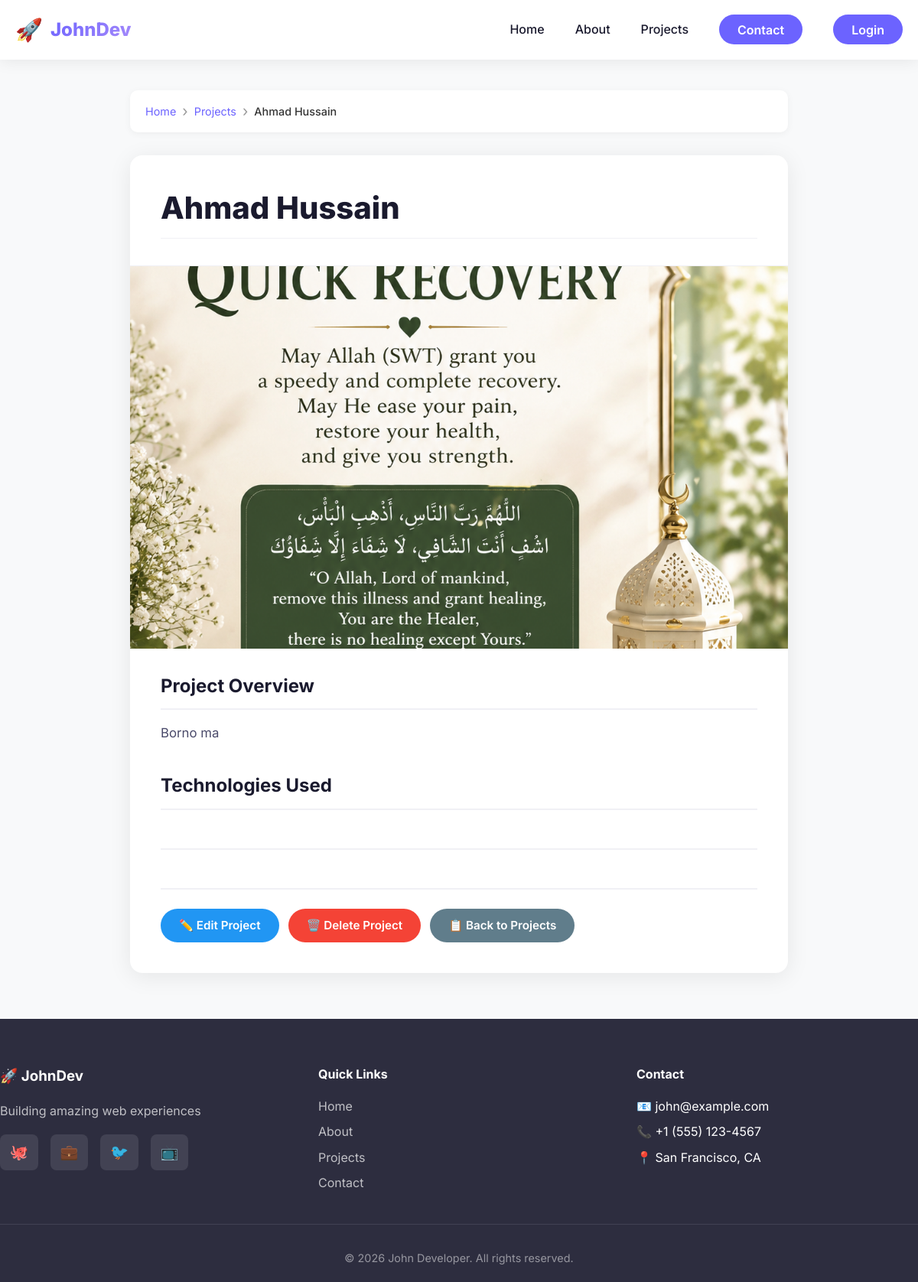
The app's page /project/3/ with its own data.
### portfoli/models.py (models this page shows, shortened)
class Project(models.Model):
    title = models.CharField(max_length=200)
    description = models.TextField()
    image = models.ImageField(upload_to='projects/') # Requires Pillow library: pip install Pillow
    technologies = models.CharField(max_length=255, help_text="Comma-separated list of technologies")
    live_url = models.URLField(blank=True, null=True)
    github_url = models.URLField(blank=True, null=True)

### portfoli/views.py (the view)
# urls.py: path('project/<int:pk>/', views.project_detail, name='project_detail'),
def project_detail(request, pk):
    project = get_object_or_404(Project, pk=pk)
    return render(request, 'project_detail.html', {'project': project})

### portfoli/templates/project_detail.html (shortened to what this page needs)
{% extends 'base.html' %}
{% load static %}
{% block content %}
<div class="project-detail-page">
    <div class="project-detail-container">
        <nav class="breadcrumb-nav" aria-label="Breadcrumb">
            <ol class="breadcrumb">
                <li><a href="{% url 'home' %}">Home</a></li>
                <li><a href="{% url 'project_list' %}">Projects</a></li>
                <li class="active">{{ project.title|truncatechars:30 }}</li>
            </ol>
        </nav>
        <div class="project-detail-card">
            <div class="project-detail-header">
                <h1 class="project-detail-title">{{ project.title }}</h1>
                <div class="project-meta-info">
                </div>
            </div>
            {% if project.image %}
                <div class="project-detail-image-wrapper">
                    <img src="{{ project.image.url }}" alt="{{ project.title }}" class="project-detail-image">
                </div>
            {% else %}
                <div class="project-detail-image-placeholder">
                    <span class="placeholder-icon">🖥️</span>
                    <p>{{ project.title }}</p>
                </div>
            {% endif %}
            <div class="project-detail-content">
                <div class="content-section">
                    <h2>Project Overview</h2>
                    <div class="project-description">
                        {{ project.description|linebreaks }}
                    </div>
                </div>
                {% if project.technologies %}
                    <div class="content-section">
                        <h2>Technologies Used</h2>
                    </div>
                {% endif %}
                <div class="project-links-section">
                </div>
                <div class="project-actions">
                    <a href="{% url 'project_update' pk=project.pk %}" class="action-btn edit">
                        ✏️ Edit Project
                    </a>
                    <a href="{% url 'project_delete' pk=project.pk %}" class="action-btn delete">
                        🗑️ Delete Project
                    </a>
                    <a href="{% url 'project_list' %}" class="action-btn back">
                        📋 Back to Projects
                    </a>
                </div>
            </div>
        </div>
    </div>
</div>
{% endblock %}

### static/css/style.css (style rules this page uses)
* { margin: 0; padding: 0; box-sizing: border-box; }
:root { --primary-color: #6C63FF; --primary-dark: #5A52D5; --secondary-color: #2D2D3F; --text-color: #1A1A2E; --text-light: #6B6B8A; --bg-light: #F8F9FE; --bg-white: #FFFFFF; --shadow: 0 10px 30px rgba(108, 99, 255, 0.1); --shadow-hover: 0 15px 40px rgba(108, 99, 255, 0.2); --border-radius: 16px; --transition: all 0.3s ease; }
body { font-family: 'Inter', -apple-system, BlinkMacSystemFont, sans-serif; line-height: 1.6; color: var(--text-color); background: var(--bg-light); }
.project-description { color: #6b6b8a; line-height: 1.6; margin-bottom: 15px; font-size: 0.95rem; }
.project-detail-page { padding: 40px 0 60px; background: #f8f9fa; min-height: 80vh; }
.project-detail-container { max-width: 900px; margin: 0 auto; padding: 0 20px; }
.breadcrumb-nav { margin-bottom: 30px; padding: 12px 20px; background: white; border-radius: 10px; box-shadow: 0 2px 10px rgba(0, 0, 0, 0.05); }
.breadcrumb { display: flex; list-style: none; margin: 0; padding: 0; flex-wrap: wrap; gap: 8px; font-size: 0.9rem; }
.breadcrumb li { display: flex; align-items: center; }
.breadcrumb li:not(:last-child)::after { content: '›'; margin-left: 8px; color: #999; font-size: 1.2rem; }
.breadcrumb a { color: #6C63FF; text-decoration: none; transition: color 0.3s ease; }
.breadcrumb .active { color: #333; font-weight: 500; }
.project-detail-card { background: white; border-radius: 16px; overflow: hidden; box-shadow: 0 5px 30px rgba(0, 0, 0, 0.08); animation: fadeInUp 0.5s ease-out; }
.project-detail-header { padding: 30px 40px 20px; border-bottom: 1px solid #f0f0f5; }
.project-detail-title { font-size: 2.5rem; font-weight: 800; color: #1a1a2e; margin: 0 0 15px 0; line-height: 1.2; }
.project-meta-info { display: flex; flex-wrap: wrap; gap: 20px; padding-top: 15px; border-top: 1px solid #f0f0f5; }
.project-detail-image-wrapper { position: relative; margin: 0; background: #f0f0f5; }
.project-detail-image { width: 100%; max-height: 500px; object-fit: cover; display: block; }
.project-detail-content { padding: 30px 40px 40px; }
.content-section { margin-bottom: 35px; }
.content-section h2 { font-size: 1.5rem; font-weight: 700; color: #1a1a2e; margin: 0 0 15px 0; padding-bottom: 10px; border-bottom: 2px solid #f0f0f5; }
.project-description { color: #4a4a6a; line-height: 1.8; font-size: 1.05rem; }
.project-description p { margin: 0 0 15px 0; }
.project-links-section { display: flex; flex-wrap: wrap; gap: 15px; margin-top: 20px; padding-top: 20px; border-top: 2px solid #f0f0f5; }
.project-actions { display: flex; flex-wrap: wrap; gap: 12px; margin-top: 30px; padding-top: 25px; border-top: 2px solid #f0f0f5; }
.action-btn { display: inline-flex; align-items: center; gap: 8px; padding: 10px 24px; border: none; border-radius: 50px; font-size: 0.95rem; font-weight: 600; text-decoration: none; cursor: pointer; transition: all 0.3s ease; }
.action-btn.edit { background: #2196f3; color: white; }
.action-btn.delete { background: #f44336; color: white; }
.action-btn.back { background: #607d8b; color: white; }

### records on screen
Project: title "Ahmad Hussain", image (picture), description "Borno ma"
